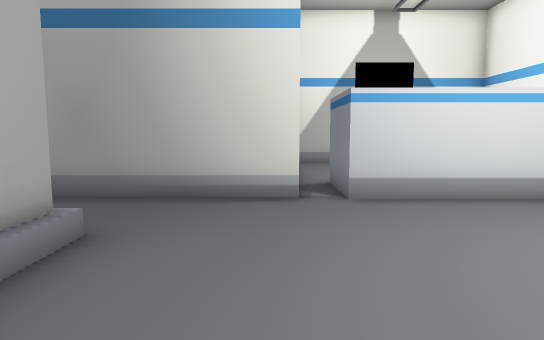
view 1 (above)

16 first-person views from a walk through a 3-D level made in the Godot game engine. The camera is 1.2 m above the floor, tilts 6° down and sees 75° across. The floor is counted in squares, 1 m on a side. Each view is taken from the middle of a square. On the plan, view 1 faces up. The plan holds only what a view shows up to about 14 squares ahead; the rest is blank. Some surface patterns are stand-ins.

view 2
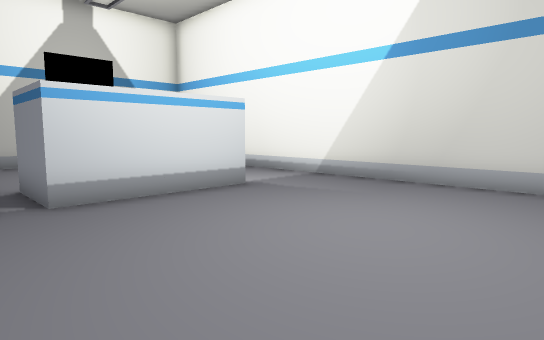

view 3
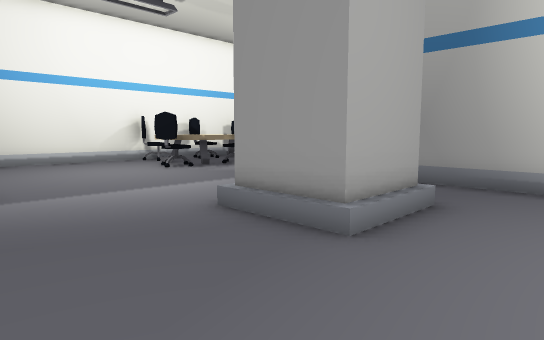

view 4
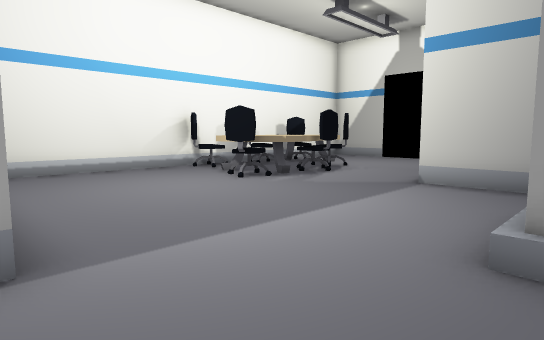

view 5
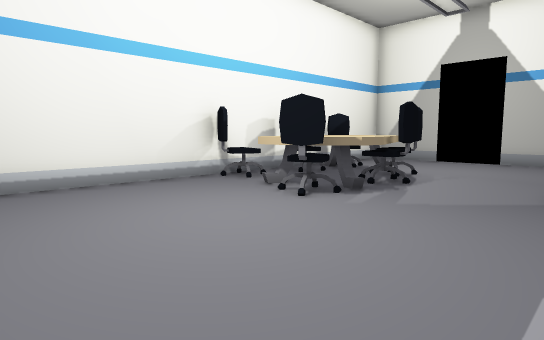

view 6
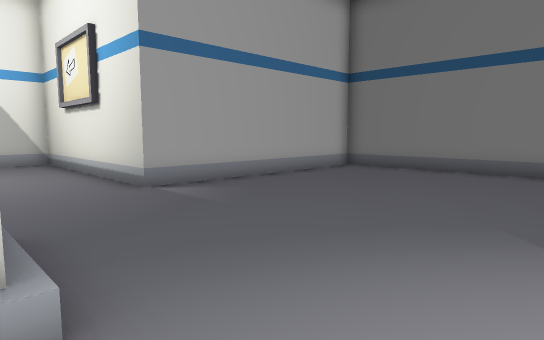

view 7
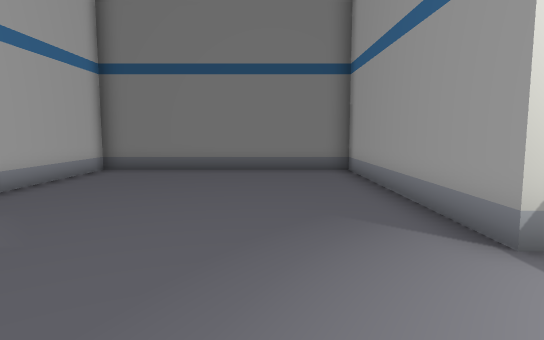

view 8
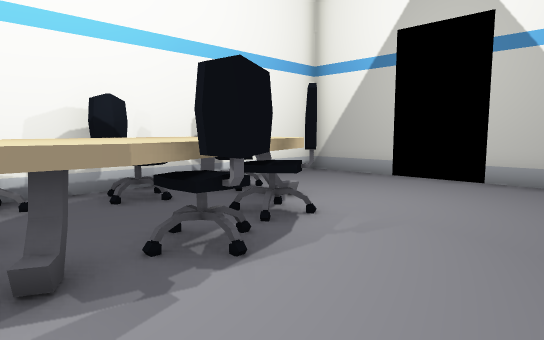

view 9
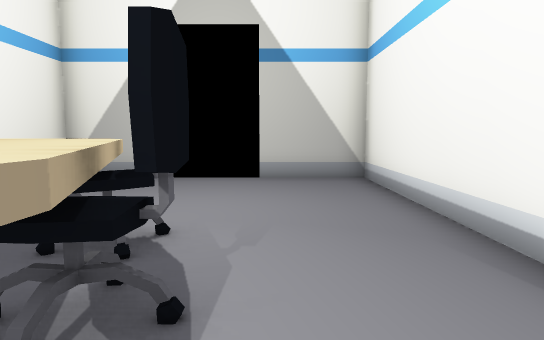

view 10
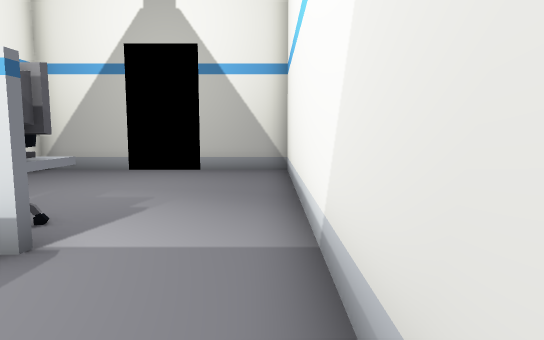

view 11
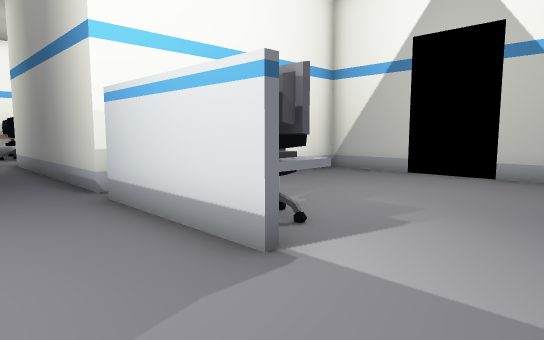

view 12
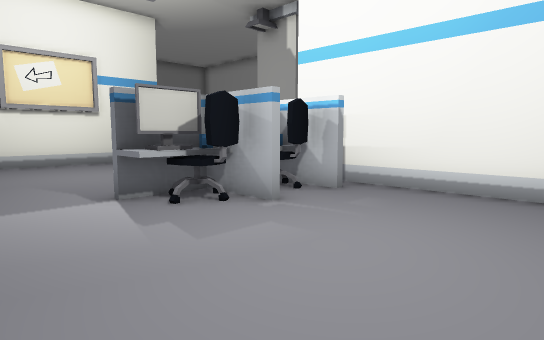

view 13
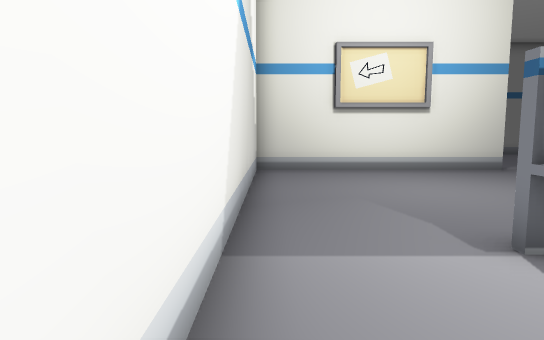

view 14
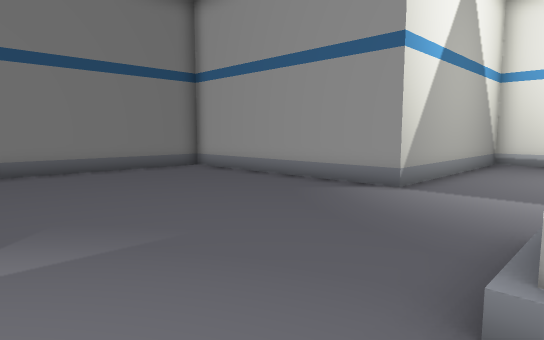

view 15
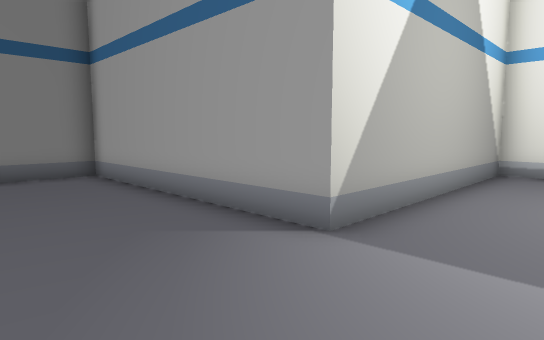

view 16
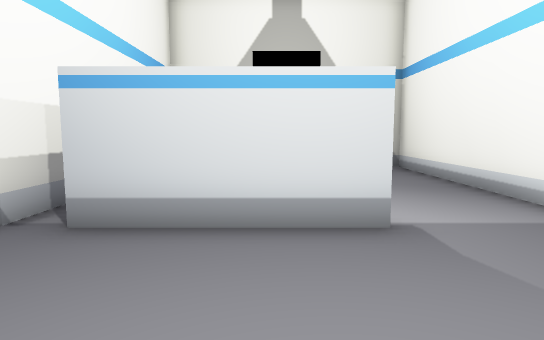

### Floor plan
Key: @ floor where view 1 was taken; # wall or solid block; x gap in a wall; . floor; / step, stairs or slope; = window, fence, low wall or low ledge; ^ raised ledge; E desk; P pillar.
Columns run from 16 left of view 1 to 9 right of it. Each row starts with its distance up from view 1.
 15 ####  ####      ####  ####
 14 #........#      #........#
 13 #........#      #........#
 12 #........#      #........#
 11 #........#      #........#
 10 #x^^^....#      #........#
  9 #^^^^....#      #........#
  8 #^^^^....#      #.E.E....#
  7 ##^^^^...########.EEEE...#
  6 #=^^^^...................#
  5 ##.^^^...................#
  4 #...##...../PP/..........#
  3 #........../  /..........#
  2 #........../PP/..........#
  1 #........................#
  0 #...............@........#
 -1 #........................#
 -2 #########........#########
 -3         #........#
 -4         #........#
 -5         #........#
 -6         #........#
 -7         #........#
 -8         #........#
 -9         #........#
-10         ##########

Where each view was taken, in squares from view 1:
view 1: 0 up, 0 right, facing up
view 2: 0 up, 0 right, facing up-right
view 3: 2 down, 0 right, facing up-left
view 4: 2 down, 4 left, facing up-left
view 5: 1 down, 7 left, facing up-left
view 6: 2 up, 7 left, facing down-right
view 7: 2 up, 5 left, facing down
view 8: 5 up, 8 left, facing up-left
view 9: 5 up, 10 left, facing up
view 10: 3 up, 8 right, facing up
view 11: 4 up, 8 right, facing up-left
view 12: 13 up, 8 right, facing down-left
view 13: 10 up, 8 right, facing down
view 14: 2 up, 0 right, facing down-left
view 15: 1 up, 4 left, facing down-left
view 16: 2 up, 4 right, facing up
